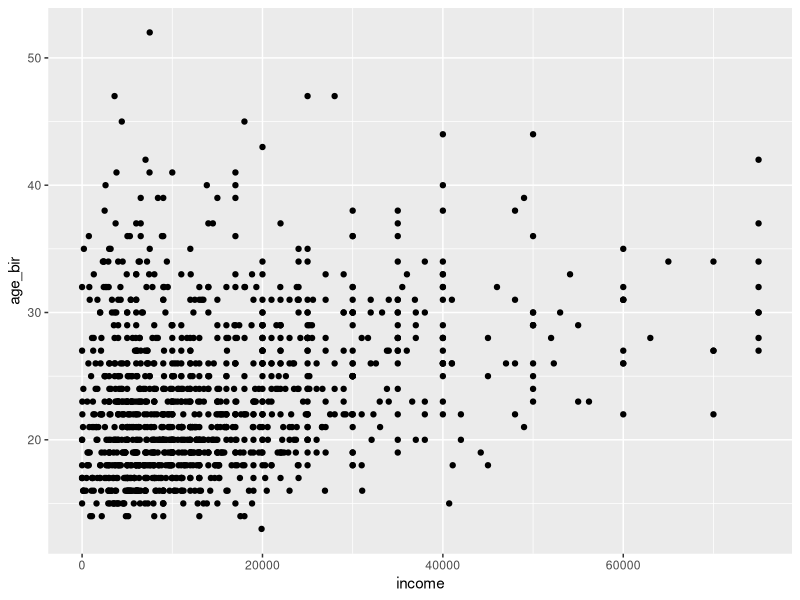
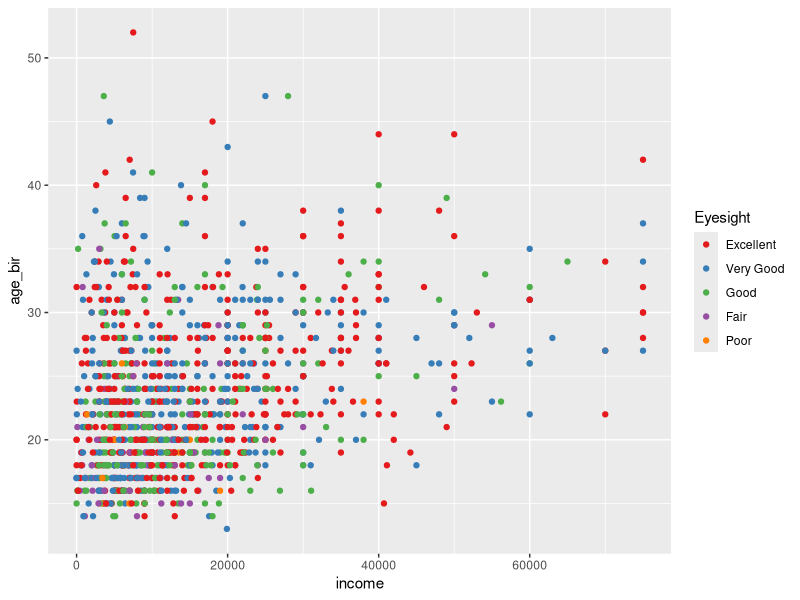

Recreate these plots in R, in order.
#====================================================================#
# Title: Day 1, script 3                                             #
# Name:  Your name here                                              #
#====================================================================#

#### Code ------------------------------------------------------------
# Run through this code on your own to practice what we covered in
# the slides.

# Before you do anything, restart R by going to Session -> Restart R
# or using the keyboard shortcut shift-cmd/ctrl-F10.
# This won't delete any of your work, even if you haven't saved your script,
# but it will unload all the packages and remove all objects from your environment.
# It's best practice to start fresh every time.

# since we restarted R, we need to reload packages and data
library(tidyverse)
nlsy <- read_csv("nlsy_cc.csv")
colnames(nlsy) <- c("glasses", "eyesight", "sleep_wkdy", "sleep_wknd",
                    "id", "nsibs", "samp", "race_eth", "sex", "region", 
                    "income", "res_1980", "res_2002", "age_bir")

# starting plot:
ggplot(data = nlsy) +
  geom_point(aes(x = income, y = age_bir))

# ending plot:
ggplot(data = nlsy) +
  geom_point(aes(x = income, y = age_bir,
                 color = factor(eyesight))) +
  scale_color_brewer(palette = "Set1",
                     name = "Eyesight",
                     labels = c("Excellent",
                                "Very Good",
                                "Good",
                                "Fair",
                                "Poor"))

# add and subtract to these two plots to see what happens!

#### Exercises 3 -----------------------------------------------------
# Answer the questions below. Remember to include your answers in
# this script so you can save and look back at it!

# 1. Using the NLSY data, make a scatter plot of the relationship between hours
# of sleep on weekends and weekdays. Color it according to region (where 1 =
# northeast, 2 = north central, 3 = south, and 4 = west).
# Answer:

# 2. Replace `geom_point()` with `geom_jitter()`. What does this do? Why might
# this be a good choice for this graph? Play with the `width = ` and `height =
# ` options. This site may help:
# https://ggplot2.tidyverse.org/reference/geom_jitter.html
# Answer:

# 3. Use the `shape = ` argument to map the sex variable to different shapes.
# Change the shapes to squares and diamonds. (Hint: how did we manually change
# colors to certain values? This page might also help:
# https://ggplot2.tidyverse.org/articles/ggplot2-specs.html)
# Answer:
